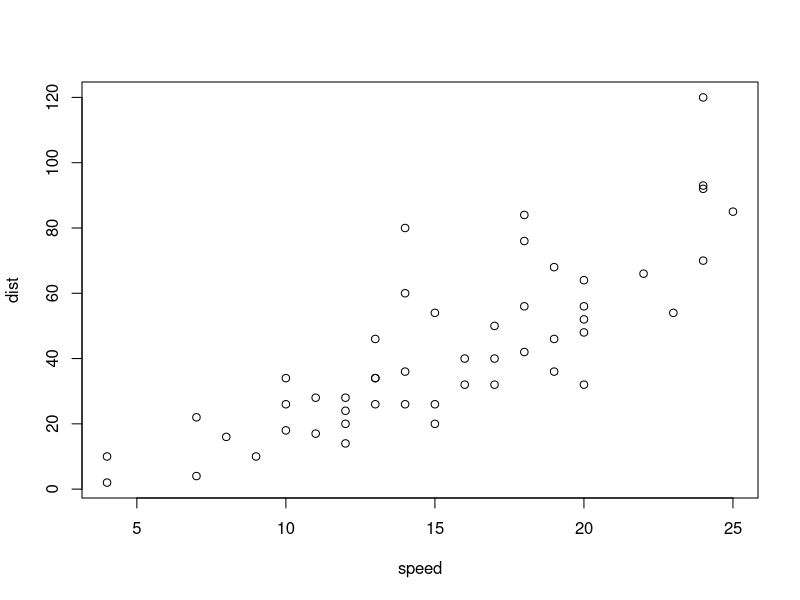
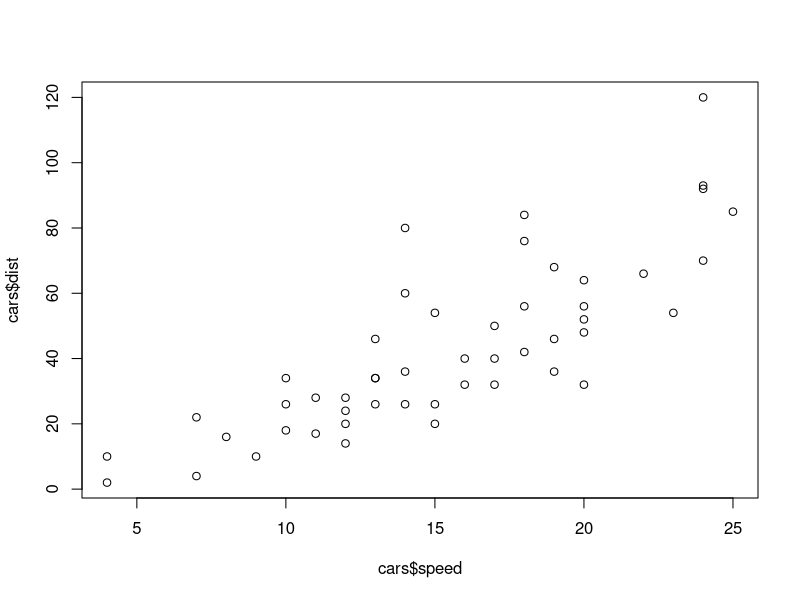
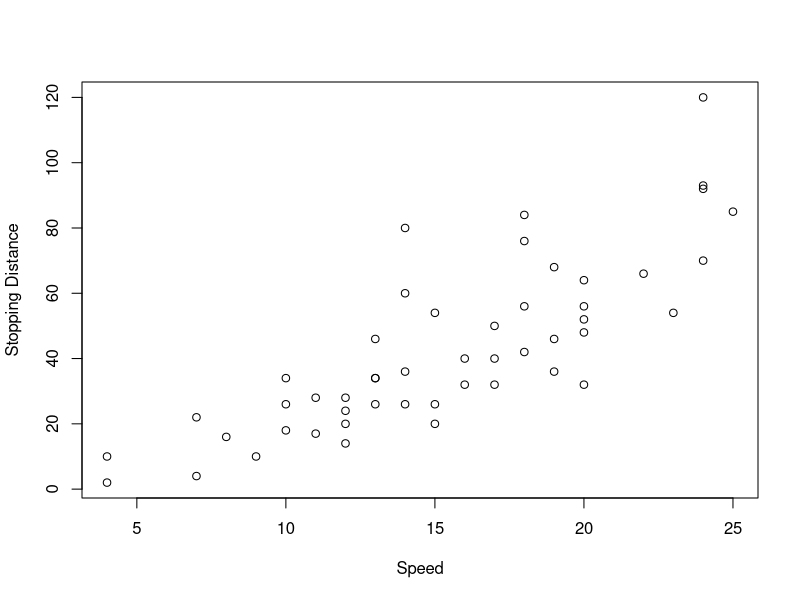
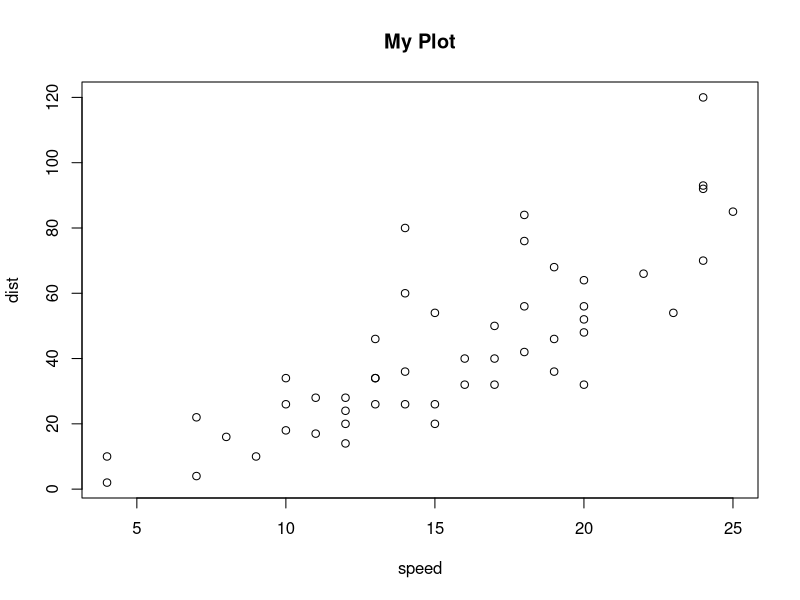
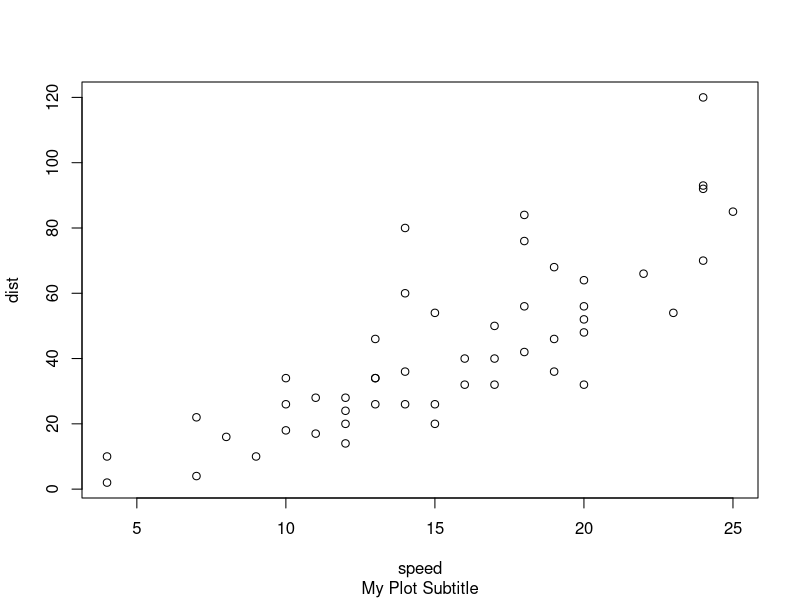
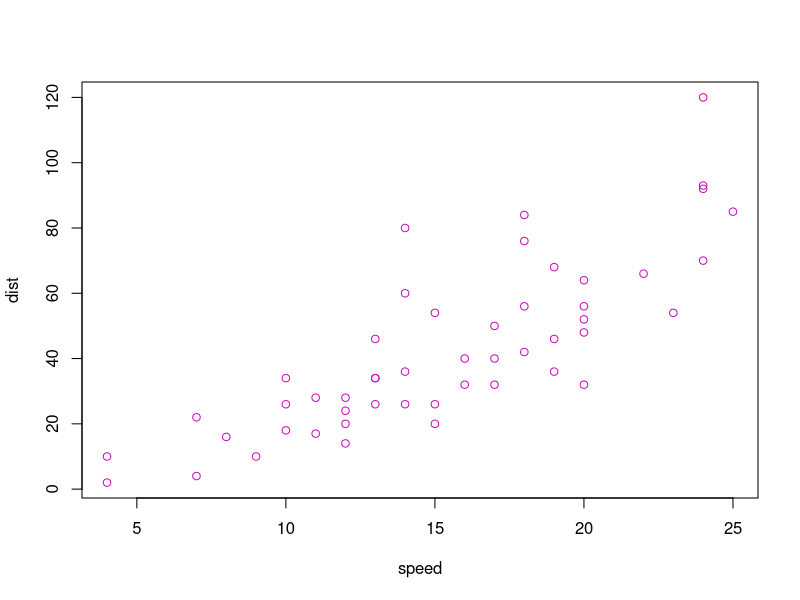
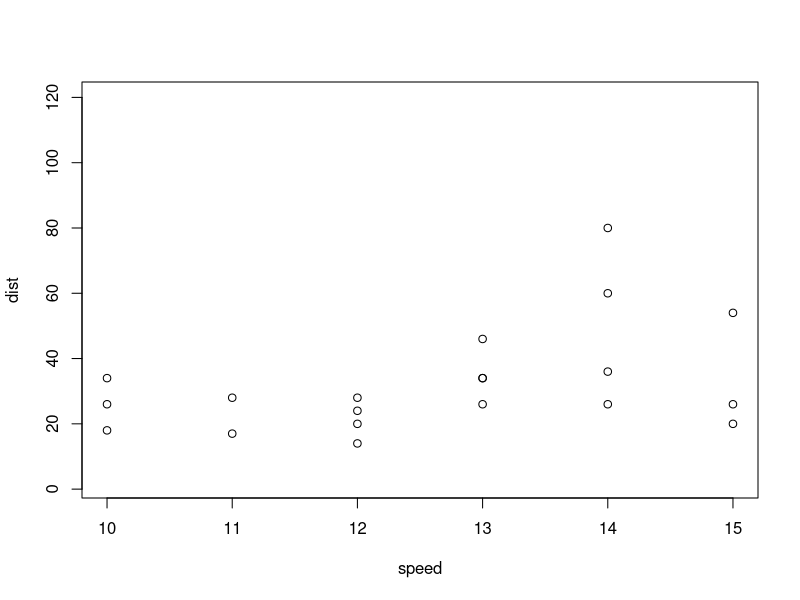
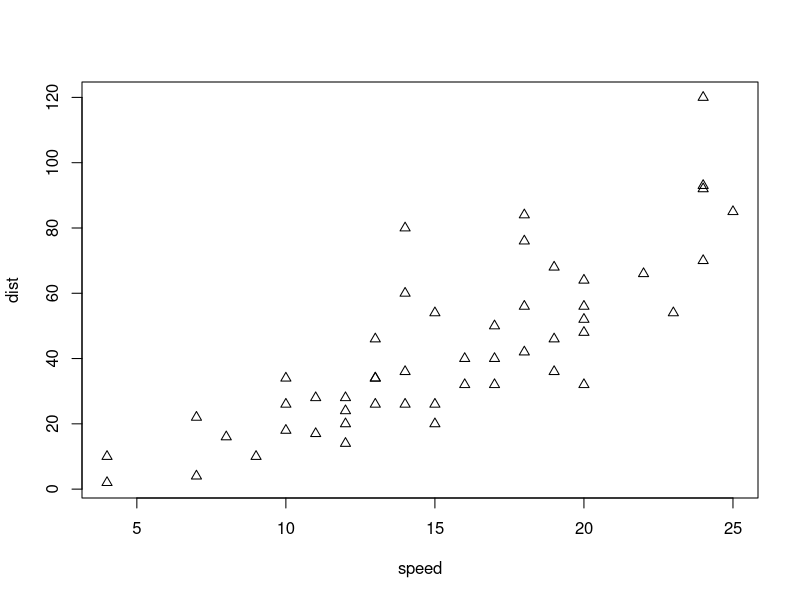

Write the R code that produced these figures, in order. (Note: this script raises an error after producing the figures.)
d1 <- Sys.Date()
class(d1)
unclass(d1)
d1
d2 <- as.Date("1969-01-01")
unclass(d2)
t1 <- Sys.time()
t1
class(t1)
unclass(t1)
t2 <-as.POSIXlt(Sys.time())
class(t2)
unclass(t2)
t2
str(unclass(t2))
t2$min
weekdays(d1)
months(t1)
quarters(t2)
t3 <- "October 17, 1986 08:24"
strptime(t3, "%B %d, %Y %H:%M") ->t4
t4
class(t4)
Sys.time() > t1
Sys.time()-t1
difftime(Sys.time(), t1, units = 'days')

data(cars)
?cars
head(cars)
dim(cars);names(cars);summary(cars)
plot(cars)
plot(x = cars$speed, y = cars$dist)

plot(x = cars$speed, y = cars$dist, xlab = "Speed", ylab = "Stopping Distance")
plot(cars, main = "My Plot")
plot(cars, sub = "My Plot Subtitle")
plot(cars, col =6)
plot(cars, xlim = c(10,15))
plot(cars, pch = 2)
data(mtcars)
play()
dim(mtcars)
names(mtcars)
head(mtcars)
str(mtcars)
summary(mtcars)
nxt()
?boxplot
